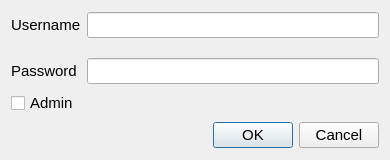
<?xml version="1.0" encoding="UTF-8"?>
<ui version="4.0">
 <class>AddUserDialog</class>
 <widget class="QDialog" name="AddUserDialog">
  <property name="geometry">
   <rect>
    <x>0</x>
    <y>0</y>
    <width>390</width>
    <height>160</height>
   </rect>
  </property>
  <property name="sizePolicy">
   <sizepolicy hsizetype="Fixed" vsizetype="Fixed">
    <horstretch>0</horstretch>
    <verstretch>0</verstretch>
   </sizepolicy>
  </property>
  <property name="windowTitle">
   <string>Dialog</string>
  </property>
  <property name="windowIcon">
   <iconset resource="icons.qrc">
    <normaloff>:/resources/icons/images/icons/follow.png</normaloff>:/resources/icons/images/icons/follow.png</iconset>
  </property>
  <layout class="QVBoxLayout" name="verticalLayout">
   <item>
    <layout class="QGridLayout" name="gridLayout">
     <property name="verticalSpacing">
      <number>20</number>
     </property>
     <item row="0" column="0">
      <widget class="QLabel" name="label">
       <property name="font">
        <font>
         <pointsize>11</pointsize>
        </font>
       </property>
       <property name="text">
        <string>Username</string>
       </property>
      </widget>
     </item>
     <item row="0" column="1">
      <widget class="QLineEdit" name="lineEdit_username">
       <property name="font">
        <font>
         <pointsize>11</pointsize>
        </font>
       </property>
      </widget>
     </item>
     <item row="1" column="0">
      <widget class="QLabel" name="label_2">
       <property name="font">
        <font>
         <pointsize>11</pointsize>
        </font>
       </property>
       <property name="text">
        <string>Password</string>
       </property>
      </widget>
     </item>
     <item row="1" column="1">
      <widget class="QLineEdit" name="lineEdit_password">
       <property name="font">
        <font>
         <pointsize>11</pointsize>
        </font>
       </property>
      </widget>
     </item>
    </layout>
   </item>
   <item>
    <widget class="QCheckBox" name="checkBox">
     <property name="font">
      <font>
       <pointsize>11</pointsize>
      </font>
     </property>
     <property name="text">
      <string>Admin</string>
     </property>
    </widget>
   </item>
   <item>
    <widget class="QDialogButtonBox" name="buttonBox">
     <property name="font">
      <font>
       <pointsize>11</pointsize>
      </font>
     </property>
     <property name="orientation">
      <enum>Qt::Horizontal</enum>
     </property>
     <property name="standardButtons">
      <set>QDialogButtonBox::Cancel|QDialogButtonBox::Ok</set>
     </property>
    </widget>
   </item>
  </layout>
 </widget>
 <resources>
  <include location="resource.qrc"/>
  <include location="icons.qrc"/>
 </resources>
 <connections>
  <connection>
   <sender>buttonBox</sender>
   <signal>accepted()</signal>
   <receiver>AddUserDialog</receiver>
   <slot>accept()</slot>
   <hints>
    <hint type="sourcelabel">
     <x>248</x>
     <y>254</y>
    </hint>
    <hint type="destinationlabel">
     <x>157</x>
     <y>274</y>
    </hint>
   </hints>
  </connection>
  <connection>
   <sender>buttonBox</sender>
   <signal>rejected()</signal>
   <receiver>AddUserDialog</receiver>
   <slot>reject()</slot>
   <hints>
    <hint type="sourcelabel">
     <x>316</x>
     <y>260</y>
    </hint>
    <hint type="destinationlabel">
     <x>286</x>
     <y>274</y>
    </hint>
   </hints>
  </connection>
 </connections>
</ui>
